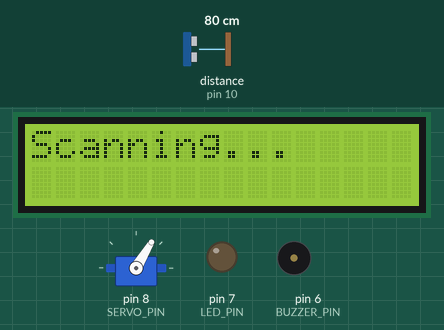
A sketch run on a simulated Arduino Uno, built with avr-gcc and run on an emulated ATmega328P. On the bench: 16×2 character LCD, servo, output pins drawn as LEDs (lit = HIGH), buzzer (waves = sounding, pin HIGH). Wiring (inferred from the names in the program): ultrasonic range finder: trigger pin 9; echo pin 10. Inputs (shaded band) come from the test bench; at power-on: distance to the obstacle (sensor on pin 10) 80 cm. The echo pulse lasts 58.3 µs per cm; pins used as bus, display or sensor lines are not drawn.

Above: at 2.8 s.
2.9 s: distance to the obstacle (sensor on pin 10) set to 4 cm
At 3.27 s:
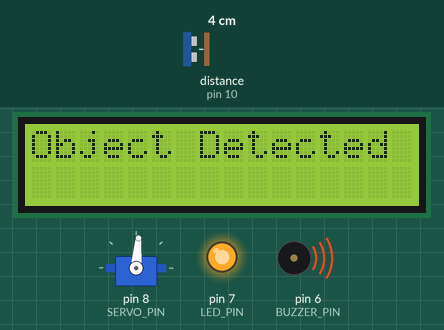
5.5 s: distance to the obstacle (sensor on pin 10) set to 2 cm
At 5.7 s:
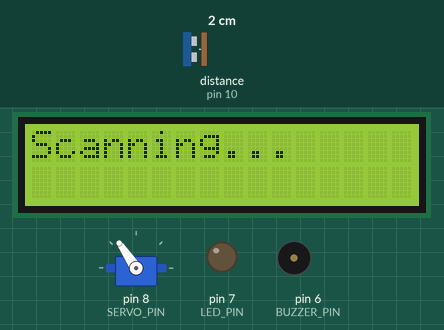
7.9 s: distance to the obstacle (sensor on pin 10) set to 9 cm
At 8.2 s:
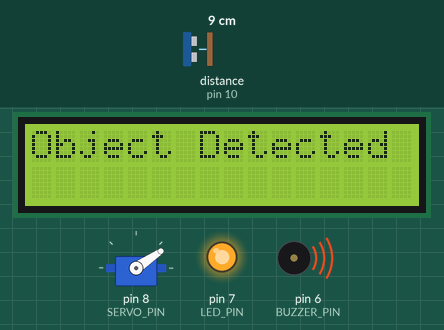
10.9 s: distance to the obstacle (sensor on pin 10) set to 18 cm
At 11.27 s:
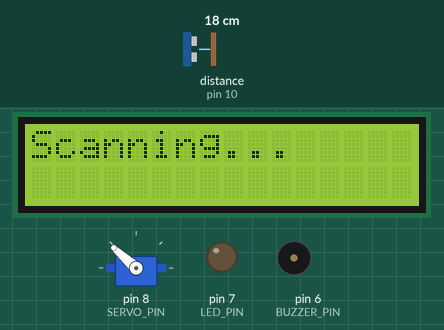
12.6 s: distance to the obstacle (sensor on pin 10) set to 7 cm
At 13.41 s:
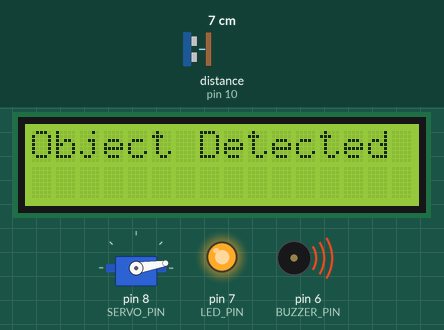
15.6 s: distance to the obstacle (sensor on pin 10) set to 35 cm
At 16.45 s:
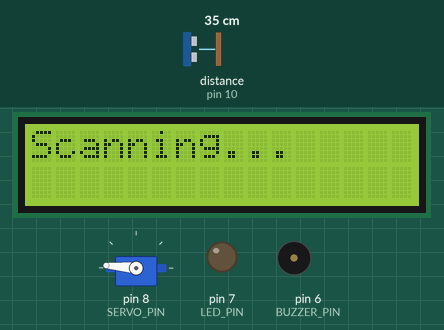
Timing chart, 0 to 19.1 s (numbered marks = the images above; inputs shaded):
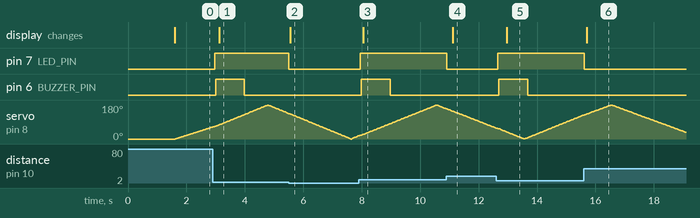

The sketch:

RadarObjectDetection.ino
```cpp
/*
  Project: Radar-Based Object Detection System
  Platform: Arduino (e.g. Uno)
  Functions:
    - Servo-based sensor scanning
    - Ultrasonic distance measurement
    - LCD status display
    - LED and buzzer alert
    - Bluetooth notification

  Hardware pin mapping:
    Bluetooth RX/TX: Arduino pins 2 and 3 (SoftwareSerial)
    Servo signal:    pin 8
    Ultrasonic TRIG: pin 9
    Ultrasonic ECHO: pin 10
    LED:             pin 7
    Buzzer:          pin 6

  Required libraries:
    - LiquidCrystal_I2C
    - Servo (normally included with Arduino IDE)
    - SoftwareSerial (normally included with Arduino IDE)
    - Wire (normally included with Arduino IDE)

  Detection rule retained from the original code:
    An object is detected after 4 consecutive valid readings
    between 2 cm and 10 cm.
*/

#include <Wire.h>
#include <LiquidCrystal_I2C.h>
#include <SoftwareSerial.h>
#include <Servo.h>

// -------------------- Hardware configuration --------------------

const byte TRIG_PIN = 9;
const byte ECHO_PIN = 10;
const byte LED_PIN = 7;
const byte BUZZER_PIN = 6;
const byte SERVO_PIN = 8;

const byte BLUETOOTH_RX_PIN = 2;
const byte BLUETOOTH_TX_PIN = 3;

const byte LCD_ADDRESS = 0x27;
const byte LCD_COLUMNS = 16;
const byte LCD_ROWS = 2;

// -------------------- Detection configuration --------------------

const int MIN_DETECTION_DISTANCE_CM = 2;
const int MAX_DETECTION_DISTANCE_CM = 10;
const byte REQUIRED_CONFIRMATIONS = 4;

const unsigned long ECHO_TIMEOUT_US = 30000UL;
const unsigned long ALERT_INTERVAL_MS = 3000UL;
const unsigned long BUZZER_DURATION_MS = 1000UL;
const unsigned long SERVO_SETTLE_MS = 15UL;

// -------------------- Objects and state --------------------

LiquidCrystal_I2C lcd(LCD_ADDRESS, LCD_COLUMNS, LCD_ROWS);
SoftwareSerial BT(BLUETOOTH_RX_PIN, BLUETOOTH_TX_PIN);
Servo radarServo;

int servoPosition = 0;
int servoDirection = 1;

byte confirmCount = 0;

unsigned long lastAlertTime = 0;
unsigned long buzzerStartTime = 0;

bool buzzerActive = false;
bool objectCurrentlyDetected = false;
bool firstAlertAllowed = true;

// -------------------- Setup --------------------

void setup() {
  pinMode(TRIG_PIN, OUTPUT);
  pinMode(ECHO_PIN, INPUT);
  pinMode(LED_PIN, OUTPUT);
  pinMode(BUZZER_PIN, OUTPUT);

  digitalWrite(TRIG_PIN, LOW);
  digitalWrite(LED_PIN, LOW);
  digitalWrite(BUZZER_PIN, LOW);

  lcd.init();
  lcd.backlight();
  lcd.clear();
  lcd.setCursor(0, 0);
  lcd.print("Radar System");
  lcd.setCursor(0, 1);
  lcd.print("Starting...");

  BT.begin(9600);

  radarServo.attach(SERVO_PIN);
  radarServo.write(servoPosition);

  delay(1500);
  showScanningMessage();
}

// -------------------- Main loop --------------------

void loop() {
  scanServo();

  int distanceCm = measureDistanceCm();

  updateDetection(distanceCm);
  updateBuzzer();
}

// -------------------- Servo scanning --------------------

void scanServo() {
  radarServo.write(servoPosition);
  delay(SERVO_SETTLE_MS);

  servoPosition += servoDirection;

  if (servoPosition >= 180) {
    servoPosition = 180;
    servoDirection = -1;
  } else if (servoPosition <= 0) {
    servoPosition = 0;
    servoDirection = 1;
  }
}

// -------------------- Ultrasonic measurement --------------------

int measureDistanceCm() {
  digitalWrite(TRIG_PIN, LOW);
  delayMicroseconds(2);

  digitalWrite(TRIG_PIN, HIGH);
  delayMicroseconds(10);
  digitalWrite(TRIG_PIN, LOW);

  // Timeout prevents the program from waiting indefinitely
  // when the sensor does not receive an echo.
  unsigned long echoDuration = pulseIn(ECHO_PIN, HIGH, ECHO_TIMEOUT_US);

  // A zero duration means no echo was received within the timeout.
  if (echoDuration == 0) {
    return -1;
  }

  int measuredDistance = (int)(echoDuration * 0.0343 / 2.0);
  return measuredDistance;
}

// -------------------- Object detection --------------------

void updateDetection(int distanceCm) {
  bool validDetectionReading =
      (distanceCm >= MIN_DETECTION_DISTANCE_CM &&
       distanceCm <= MAX_DETECTION_DISTANCE_CM);

  if (validDetectionReading) {
    if (confirmCount < REQUIRED_CONFIRMATIONS) {
      confirmCount++;
    }
  } else {
    confirmCount = 0;
  }

  bool objectDetected = (confirmCount >= REQUIRED_CONFIRMATIONS);

  if (objectDetected) {
    digitalWrite(LED_PIN, HIGH);

    if (!objectCurrentlyDetected) {
      lcd.clear();
      lcd.setCursor(0, 0);
      lcd.print("Object Detected");
      objectCurrentlyDetected = true;
    }

    sendBluetoothAlertWhenDue();
  } else {
    digitalWrite(LED_PIN, LOW);

    if (objectCurrentlyDetected) {
      showScanningMessage();
      objectCurrentlyDetected = false;
    }
  }
}

// -------------------- Alerts --------------------

void sendBluetoothAlertWhenDue() {
  unsigned long currentTime = millis();

  if (firstAlertAllowed ||
      currentTime - lastAlertTime >= ALERT_INTERVAL_MS) {

    BT.println("Object Detected!");

    // Start the buzzer without blocking the scanning loop.
    digitalWrite(BUZZER_PIN, HIGH);
    buzzerActive = true;
    buzzerStartTime = currentTime;

    lastAlertTime = currentTime;
    firstAlertAllowed = false;
  }
}

void updateBuzzer() {
  if (buzzerActive &&
      millis() - buzzerStartTime >= BUZZER_DURATION_MS) {

    digitalWrite(BUZZER_PIN, LOW);
    buzzerActive = false;
  }
}

// -------------------- LCD helper --------------------

void showScanningMessage() {
  lcd.clear();
  lcd.setCursor(0, 0);
  lcd.print("Scanning...");
}
```

Measured:
- the behaviour switches between 3 and 2 cm on distance to the obstacle (sensor on pin 10) (found by bisection; images 1 and 2)
- after the input at 2.9 s, pin 7 (LED_PIN): LOW → HIGH after 0.06 s; pin 6 (BUZZER_PIN): LOW → HIGH after 0.10 s, → LOW 0.98 s later; the display: changes after 0.23 s (image 1)
- after the input at 5.5 s, pin 7 (LED_PIN): HIGH → LOW at once; pin 6 (BUZZER_PIN): stays LOW (without the input it goes to HIGH after 0.51 s); the display: changes after 0.05 s (image 2)
- after the input at 7.9 s, pin 7 (LED_PIN): LOW → HIGH after 0.05 s; pin 6 (BUZZER_PIN): LOW → HIGH after 0.09 s, → LOW 0.98 s later; the display: changes after 0.15 s (image 3)
- after the input at 10.9 s, pin 7 (LED_PIN): HIGH → LOW at once; pin 6 (BUZZER_PIN): stays LOW (without the input it goes to HIGH after 0.09 s); the display: changes after 0.22 s (image 4)
- after the input at 12.6 s, pin 7 (LED_PIN): LOW → HIGH after 0.05 s; pin 6 (BUZZER_PIN): LOW → HIGH after 0.09 s, → LOW 0.99 s later; the display: changes after 0.36 s (image 5)
- after the input at 15.6 s, pin 7 (LED_PIN): HIGH → LOW at once; pin 6 (BUZZER_PIN): stays LOW (without the input it goes to HIGH after 0.10 s); the display: changes after 0.10 s (image 6)
- by itself, servo on pin 8 (SERVO_PIN): rises from 127° to 179° in 0.90 s, then falls to 35° in 2.6 s
